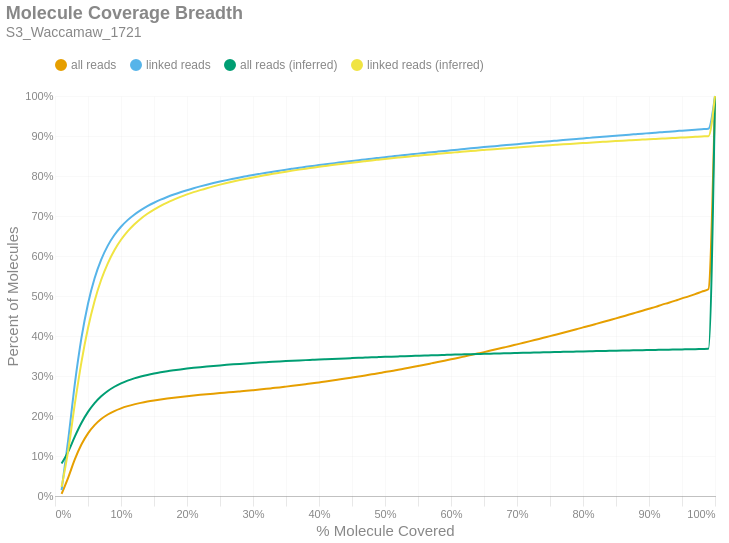

This figure's notebook cell:
### Markdown cell above
### Molecule Read Coverage
This chart shows molecule coverage breadth as computed by the number of bases aligned to that molecule. In other words, "*how much of each unique long molecule is actually sequenced/aligned?*" Keep in mind there is a distinction between sequences and alignments, since some sequences belonging to a particular molecule may not align well and wouldn't appear in the alignment data. This chart also shows molecule coverage breadth as computed by the *inferred fragment* from which the aligned sequences originate. Unlike read coverage, this calculation takes into account the total insert size, including unsequenced gaps between the forward and reverse reads. Like the previous figures, these are cumulative percents.

### Code cell
if SKIPLR:
    print_html(f"Skipped")
else:
    binned_df = consolidated_hist(valids['coverage_bp'], mask, 0.01, True)
    binned_df_inf = consolidated_hist(valids['coverage_inserts'], mask, 0.01, True)
    binned_df = binned_df.with_columns(pl.lit(binned_df_inf['all reads (cumsum)']).alias('all reads (inferred)'))
    binned_df = binned_df.with_columns(pl.lit(binned_df_inf['linked reads (cumsum)']).alias('linked reads (inferred)'))
    binned_df = binned_df.with_columns(
        (pl.col('bin').cast(pl.Float64) + 0.01).alias('right_edge')
    )

    with SafeRender(binned_df):
        (
            density_plot(binned_df, 'Molecule Coverage Breadth', samplename, 'molcov', ['all reads (inferred)','linked reads (inferred)'])
            .encode(
                #x=alt.X('bin:Q', title="% Molecule Covered").axis(format = '%').scale(padding=0),
                x=alt.X('right_edge:Q', title="% Molecule Covered").axis(format='%').scale(padding=0),
                y=alt.Y('value:Q', title='Percent of Molecules')
                    .axis(format='%')
                    .stack(False)
                    .scale(domainMin=0, padding=0),
                color=alt.Color("key:N").scale(domain = ["all reads", "linked reads", "all reads (inferred)", "linked reads (inferred)"]),
                tooltip = [
                    alt.Tooltip("key:N", title = "Data Type"),
                    alt.Tooltip("range_label:N", title="% Molecule Covered"),
                    alt.Tooltip("value:Q", format = ".2%", title="% Molecules")
                ]
            )
        ).display()

### Figure 1 — Vega-Lite specification as saved in the notebook (floating-point values rounded to 4 significant figures)
{"width": "container", "height": 400, "config": {"title": {"anchor": "start", "dy": -15, "fontSize": 18, "color": "#888888", "subtitleColor": "#888888", "subtitleFontSize": 14}, "arc": {"fill": "#0072B2"}, "axis": {"domainColor": "#888888", "domainWidth": 0.5, "gridWidth": 0.2, "grid": false, "titleFontWeight": 400, "titleFontSize": 15, "labelFontSize": 11, "labelColor": "#888888", "tickColor": "#888888", "tickWidth": 0.2, "titleColor": "#888888"}, "axisBand": {"grid": false}, "axisX": {"grid": true, "tickSize": 10, "domainCap": "round"}, "axisY": {"domain": false, "grid": true, "tickSize": 0, "domainCap": "round"}, "background": "transparent", "header": {"labelFontSize": 15, "labelColor": "#888888", "titleFontSize": 15, "titleFontWeight": 600, "titleColor": "#888888"}, "legend": {"labelFont": "sans-serif", "labelFontSize": 12, "labelColor": "#888888", "symbolSize": 100, "symbolType": "circle", "titleFontSize": 12, "titlePadding": 10, "titleColor": "#888888", "title": null, "orient": "top"}, "range": {"category": ["#E69F00", "#56B4E9", "#009E73", "#F0E442", "#0072B2", "#D55E00", "#CC79A7", "#000000"], "diverging": ["#cfe8f3", "#a2d4ec", "#73bfe2", "#46abdb", "#1696d2", "#12719e"]}, "area": {"fill": "#0072B2", "fillOpacity": 0.7, "line": true, "strokeOpacity": 0.7}, "line": {"color": "#0072B2", "stroke": "#0072B2", "strokeWidth": 2}, "trail": {"color": "#0072B2", "stroke": "#0072B2", "strokeWidth": 0, "size": 1}, "point": {"filled": true, "fillOpacity": 1.0, "size": 95}, "text": {"color": "#888888", "fontSize": 11, "align": "right", "fontWeight": 400, "size": 11}, "bar": {"fill": "#0072B2", "stroke": null}, "view": {"stroke": null, "continuousWidth": 660, "continuousHeight": 400}}, "data": {"name": "data-7b64eb7a2666eb6d0ceeaf35c2f76438"}, "mark": {"type": "line", "interpolate": "monotone", "point": {"opacity": 0, "size": 275}}, "encoding": {"color": {"field": "key", "scale": {"domain": ["all reads", "linked reads", "all reads (inferred)", "linked reads (inferred)"]}, "type": "nominal"}, "tooltip": [{"field": "key", "title": "Data Type", "type": "nominal"}, {"field": "range_label", "title": "% Molecule Covered", "type": "nominal"}, {"field": "value", "format": ".2%", "title": "% Molecules", "type": "quantitative"}], "x": {"axis": {"format": "%"}, "field": "right_edge", "scale": {"padding": 0}, "title": "% Molecule Covered", "type": "quantitative"}, "y": {"axis": {"format": "%"}, "field": "value", "scale": {"domainMin": 0, "padding": 0}, "stack": false, "title": "Percent of Molecules", "type": "quantitative"}}, "params": [{"name": "param_c36ac31b6afebe62", "select": {"type": "point", "fields": ["key"]}, "bind": "legend"}], "title": {"text": "Molecule Coverage Breadth", "subtitle": "S3_Waccamaw_1721"}, "transform": [{"fold": ["all reads (cumsum)", "linked reads (cumsum)", "all reads (inferred)", "linked reads (inferred)"]}, {"calculate": "replace(datum.key, ' (cumsum)', '')", "as": "key"}, {"filter": {"param": "param_c36ac31b6afebe62"}}], "usermeta": {"embedOptions": {"downloadFileName": "S3_Waccamaw_1721.molcov"}}, "$schema": "https://vega.github.io/schema/vega-lite/v6.1.0.json", "datasets": {"data-7b64eb7a2666eb6d0ceeaf35c2f76438": [{"bin": "0.0", "interval": "0.0-0.01", "all reads": 0.005071, "linked reads": 0.01462, "all reads (cumsum)": 0.005071, "linked reads (cumsum)": 0.01462, "range_label": "0.0-0.01", "all reads (inferred)": 0.08127, "linked reads (inferred)": 0.02282, "right_edge": 0.01}, {"bin": "0.01", "interval": "0.01-0.02", "all reads": 0.04099, "linked reads": 0.1255, "all reads (cumsum)": 0.04606, "linked reads (cumsum)": 0.1401, "range_label": "0.01-0.02", "all reads (inferred)": 0.111, "linked reads (inferred)": 0.1136, "right_edge": 0.02}, {"bin": "0.02", "interval": "0.02-0.03", "all reads": 0.04537, "linked reads": 0.1398, "all reads (cumsum)": 0.09143, "linked reads (cumsum)": 0.2799, "range_label": "0.02-0.03", "all reads (inferred)": 0.1485, "linked reads (inferred)": 0.2294, "right_edge": 0.03}, {"bin": "0.03", "interval": "0.03-0.04", "all reads": 0.03717, "linked reads": 0.1146, "all reads (cumsum)": 0.1286, "linked reads (cumsum)": 0.3945, "range_label": "0.03-0.04", "all reads (inferred)": 0.1824, "linked reads (inferred)": 0.3341, "right_edge": 0.04}, {"bin": "0.04", "interval": "0.04-0.05", "all reads": 0.02799, "linked reads": 0.08629, "all reads (cumsum)": 0.1566, "linked reads (cumsum)": 0.4808, "range_label": "0.04-0.05", "all reads (inferred)": 0.2102, "linked reads (inferred)": 0.4201, "right_edge": 0.05}, {"bin": "0.05", "interval": "0.05-0.06", "all reads": 0.02065, "linked reads": 0.06359, "all reads (cumsum)": 0.1772, "linked reads (cumsum)": 0.5444, "range_label": "0.05-0.06", "all reads (inferred)": 0.2321, "linked reads (inferred)": 0.4877, "right_edge": 0.06}, {"bin": "0.06", "interval": "0.06-0.07", "all reads": 0.01516, "linked reads": 0.04664, "all reads (cumsum)": 0.1924, "linked reads (cumsum)": 0.591, "range_label": "0.06-0.07", "all reads (inferred)": 0.2492, "linked reads (inferred)": 0.5406, "right_edge": 0.07}, {"bin": "0.07", "interval": "0.07-0.08", "all reads": 0.01135, "linked reads": 0.03488, "all reads (cumsum)": 0.2038, "linked reads (cumsum)": 0.6259, "range_label": "0.07-0.08", "all reads (inferred)": 0.2626, "linked reads (inferred)": 0.5818, "right_edge": 0.08}, {"bin": "0.08", "interval": "0.08-0.09", "all reads": 0.008664, "linked reads": 0.02655, "all reads (cumsum)": 0.2124, "linked reads (cumsum)": 0.6525, "range_label": "0.08-0.09", "all reads (inferred)": 0.2731, "linked reads (inferred)": 0.6144, "right_edge": 0.09}, {"bin": "0.09", "interval": "0.09-0.1", "all reads": 0.006772, "linked reads": 0.02072, "all reads (cumsum)": 0.2192, "linked reads (cumsum)": 0.6732, "range_label": "0.09-0.1", "all reads (inferred)": 0.2816, "linked reads (inferred)": 0.6406, "right_edge": 0.1}, {"bin": "0.1", "interval": "0.1-0.11", "all reads": 0.005413, "linked reads": 0.0165, "all reads (cumsum)": 0.2246, "linked reads (cumsum)": 0.6897, "range_label": "0.1-0.11", "all reads (inferred)": 0.2884, "linked reads (inferred)": 0.6616, "right_edge": 0.11}, {"bin": "0.11", "interval": "0.11-0.12", "all reads": 0.004437, "linked reads": 0.01349, "all reads (cumsum)": 0.229, "linked reads (cumsum)": 0.7032, "range_label": "0.11-0.12", "all reads (inferred)": 0.294, "linked reads (inferred)": 0.6789, "right_edge": 0.12}, {"bin": "0.12", "interval": "0.12-0.13", "all reads": 0.003775, "linked reads": 0.01146, "all reads (cumsum)": 0.2328, "linked reads (cumsum)": 0.7146, "range_label": "0.12-0.13", "all reads (inferred)": 0.2987, "linked reads (inferred)": 0.6934, "right_edge": 0.13}, {"bin": "0.13", "interval": "0.13-0.14", "all reads": 0.003282, "linked reads": 0.009946, "all reads (cumsum)": 0.2361, "linked reads (cumsum)": 0.7246, "range_label": "0.13-0.14", "all reads (inferred)": 0.3027, "linked reads (inferred)": 0.7056, "right_edge": 0.14}, {"bin": "0.14", "interval": "0.14-0.15", "all reads": 0.002841, "linked reads": 0.008564, "all reads (cumsum)": 0.2389, "linked reads (cumsum)": 0.7332, "range_label": "0.14-0.15", "all reads (inferred)": 0.3062, "linked reads (inferred)": 0.7162, "right_edge": 0.15}, {"bin": "0.15", "interval": "0.15-0.16", "all reads": 0.002548, "linked reads": 0.007621, "all reads (cumsum)": 0.2415, "linked reads (cumsum)": 0.7408, "range_label": "0.15-0.16", "all reads (inferred)": 0.3092, "linked reads (inferred)": 0.7254, "right_edge": 0.16}, {"bin": "0.16", "interval": "0.16-0.17", "all reads": 0.002281, "linked reads": 0.006781, "all reads (cumsum)": 0.2438, "linked reads (cumsum)": 0.7476, "range_label": "0.16-0.17", "all reads (inferred)": 0.3119, "linked reads (inferred)": 0.7337, "right_edge": 0.17}, {"bin": "0.17", "interval": "0.17-0.18", "all reads": 0.002069, "linked reads": 0.00609, "all reads (cumsum)": 0.2458, "linked reads (cumsum)": 0.7536, "range_label": "0.17-0.18", "all reads (inferred)": 0.3142, "linked reads (inferred)": 0.7409, "right_edge": 0.18}, {"bin": "0.18", "interval": "0.18-0.19", "all reads": 0.00193, "linked reads": 0.005639, "all reads (cumsum)": 0.2478, "linked reads (cumsum)": 0.7593, "range_label": "0.18-0.19", "all reads (inferred)": 0.3165, "linked reads (inferred)": 0.7477, "right_edge": 0.19}, {"bin": "0.19", "interval": "0.19-0.2", "all reads": 0.001811, "linked reads": 0.005252, "all reads (cumsum)": 0.2496, "linked reads (cumsum)": 0.7645, "range_label": "0.19-0.2", "all reads (inferred)": 0.3185, "linked reads (inferred)": 0.754, "right_edge": 0.2}, {"bin": "0.2", "interval": "0.2-0.21", "all reads": 0.001714, "linked reads": 0.00493, "all reads (cumsum)": 0.2513, "linked reads (cumsum)": 0.7695, "range_label": "0.2-0.21", "all reads (inferred)": 0.3203, "linked reads (inferred)": 0.7596, "right_edge": 0.21}, {"bin": "0.21", "interval": "0.21-0.22", "all reads": 0.001607, "linked reads": 0.004527, "all reads (cumsum)": 0.2529, "linked reads (cumsum)": 0.774, "range_label": "0.21-0.22", "all reads (inferred)": 0.322, "linked reads (inferred)": 0.7647, "right_edge": 0.22}, {"bin": "0.22", "interval": "0.22-0.23", "all reads": 0.001549, "linked reads": 0.00428, "all reads (cumsum)": 0.2544, "linked reads (cumsum)": 0.7783, "range_label": "0.22-0.23", "all reads (inferred)": 0.3236, "linked reads (inferred)": 0.7696, "right_edge": 0.23}, {"bin": "0.23", "interval": "0.23-0.24", "all reads": 0.001471, "linked reads": 0.004025, "all reads (cumsum)": 0.2559, "linked reads (cumsum)": 0.7823, "range_label": "0.23-0.24", "all reads (inferred)": 0.3251, "linked reads (inferred)": 0.7741, "right_edge": 0.24}, {"bin": "0.24", "interval": "0.24-0.25", "all reads": 0.001417, "linked reads": 0.003794, "all reads (cumsum)": 0.2573, "linked reads (cumsum)": 0.7861, "range_label": "0.24-0.25", "all reads (inferred)": 0.3265, "linked reads (inferred)": 0.7784, "right_edge": 0.25}, {"bin": "0.25", "interval": "0.25-0.26", "all reads": 0.001367, "linked reads": 0.00358, "all reads (cumsum)": 0.2587, "linked reads (cumsum)": 0.7897, "range_label": "0.25-0.26", "all reads (inferred)": 0.3278, "linked reads (inferred)": 0.7824, "right_edge": 0.26}, {"bin": "0.26", "interval": "0.26-0.27", "all reads": 0.001369, "linked reads": 0.003427, "all reads (cumsum)": 0.2601, "linked reads (cumsum)": 0.7931, "range_label": "0.26-0.27", "all reads (inferred)": 0.3291, "linked reads (inferred)": 0.7862, "right_edge": 0.27}, {"bin": "0.27", "interval": "0.27-0.28", "all reads": 0.001443, "linked reads": 0.003308, "all reads (cumsum)": 0.2615, "linked reads (cumsum)": 0.7964, "range_label": "0.27-0.28", "all reads (inferred)": 0.3302, "linked reads (inferred)": 0.7898, "right_edge": 0.28}, {"bin": "0.28", "interval": "0.28-0.29", "all reads": 0.001467, "linked reads": 0.003061, "all reads (cumsum)": 0.263, "linked reads (cumsum)": 0.7995, "range_label": "0.28-0.29", "all reads (inferred)": 0.3314, "linked reads (inferred)": 0.7932, "right_edge": 0.29}, {"bin": "0.29", "interval": "0.29-0.3", "all reads": 0.00157, "linked reads": 0.003046, "all reads (cumsum)": 0.2646, "linked reads (cumsum)": 0.8025, "range_label": "0.29-0.3", "all reads (inferred)": 0.3324, "linked reads (inferred)": 0.7964, "right_edge": 0.3}, {"bin": "0.3", "interval": "0.3-0.31", "all reads": 0.001615, "linked reads": 0.002827, "all reads (cumsum)": 0.2662, "linked reads (cumsum)": 0.8053, "range_label": "0.3-0.31", "all reads (inferred)": 0.3335, "linked reads (inferred)": 0.7995, "right_edge": 0.31}, {"bin": "0.31", "interval": "0.31-0.32", "all reads": 0.001711, "linked reads": 0.002754, "all reads (cumsum)": 0.2679, "linked reads (cumsum)": 0.8081, "range_label": "0.31-0.32", "all reads (inferred)": 0.3344, "linked reads (inferred)": 0.8025, "right_edge": 0.32}, {"bin": "0.32", "interval": "0.32-0.33", "all reads": 0.001828, "linked reads": 0.002735, "all reads (cumsum)": 0.2697, "linked reads (cumsum)": 0.8108, "range_label": "0.32-0.33", "all reads (inferred)": 0.3354, "linked reads (inferred)": 0.8054, "right_edge": 0.33}, {"bin": "0.33", "interval": "0.33-0.34", "all reads": 0.00181, "linked reads": 0.002526, "all reads (cumsum)": 0.2715, "linked reads (cumsum)": 0.8134, "range_label": "0.33-0.34", "all reads (inferred)": 0.3363, "linked reads (inferred)": 0.8082, "right_edge": 0.34}, {"bin": "0.34", "interval": "0.34-0.35", "all reads": 0.001934, "linked reads": 0.002507, "all reads (cumsum)": 0.2735, "linked reads (cumsum)": 0.8159, "range_label": "0.34-0.35", "all reads (inferred)": 0.3372, "linked reads (inferred)": 0.8108, "right_edge": 0.35}, {"bin": "0.35", "interval": "0.35-0.36", "all reads": 0.001969, "linked reads": 0.002357, "all reads (cumsum)": 0.2754, "linked reads (cumsum)": 0.8182, "range_label": "0.35-0.36", "all reads (inferred)": 0.3381, "linked reads (inferred)": 0.8134, "right_edge": 0.36}, {"bin": "0.36", "interval": "0.36-0.37", "all reads": 0.002025, "linked reads": 0.002305, "all reads (cumsum)": 0.2774, "linked reads (cumsum)": 0.8205, "range_label": "0.36-0.37", "all reads (inferred)": 0.3389, "linked reads (inferred)": 0.8159, "right_edge": 0.37}, {"bin": "0.37", "interval": "0.37-0.38", "all reads": 0.002125, "linked reads": 0.002339, "all reads (cumsum)": 0.2796, "linked reads (cumsum)": 0.8229, "range_label": "0.37-0.38", "all reads (inferred)": 0.3397, "linked reads (inferred)": 0.8183, "right_edge": 0.38}, {"bin": "0.38", "interval": "0.38-0.39", "all reads": 0.002171, "linked reads": 0.002214, "all reads (cumsum)": 0.2817, "linked reads (cumsum)": 0.8251, "range_label": "0.38-0.39", "all reads (inferred)": 0.3405, "linked reads (inferred)": 0.8206, "right_edge": 0.39}, {"bin": "0.39", "interval": "0.39-0.4", "all reads": 0.002284, "linked reads": 0.00223, "all reads (cumsum)": 0.284, "linked reads (cumsum)": 0.8273, "range_label": "0.39-0.4", "all reads (inferred)": 0.3412, "linked reads (inferred)": 0.823, "right_edge": 0.4}, {"bin": "0.4", "interval": "0.4-0.41", "all reads": 0.002254, "linked reads": 0.002085, "all reads (cumsum)": 0.2863, "linked reads (cumsum)": 0.8294, "range_label": "0.4-0.41", "all reads (inferred)": 0.342, "linked reads (inferred)": 0.8251, "right_edge": 0.41}, {"bin": "0.41", "interval": "0.41-0.42", "all reads": 0.002372, "linked reads": 0.002063, "all reads (cumsum)": 0.2887, "linked reads (cumsum)": 0.8315, "range_label": "0.41-0.42", "all reads (inferred)": 0.3427, "linked reads (inferred)": 0.8273, "right_edge": 0.42}, {"bin": "0.42", "interval": "0.42-0.43", "all reads": 0.002445, "linked reads": 0.002064, "all reads (cumsum)": 0.2911, "linked reads (cumsum)": 0.8335, "range_label": "0.42-0.43", "all reads (inferred)": 0.3434, "linked reads (inferred)": 0.8293, "right_edge": 0.43}, {"bin": "0.43", "interval": "0.43-0.44", "all reads": 0.002466, "linked reads": 0.002029, "all reads (cumsum)": 0.2936, "linked reads (cumsum)": 0.8355, "range_label": "0.43-0.44", "all reads (inferred)": 0.344, "linked reads (inferred)": 0.8314, "right_edge": 0.44}, {"bin": "0.44", "interval": "0.44-0.45", "all reads": 0.002572, "linked reads": 0.001972, "all reads (cumsum)": 0.2961, "linked reads (cumsum)": 0.8375, "range_label": "0.44-0.45", "all reads (inferred)": 0.3447, "linked reads (inferred)": 0.8333, "right_edge": 0.45}, {"bin": "0.45", "interval": "0.45-0.46", "all reads": 0.002611, "linked reads": 0.001933, "all reads (cumsum)": 0.2987, "linked reads (cumsum)": 0.8395, "range_label": "0.45-0.46", "all reads (inferred)": 0.3454, "linked reads (inferred)": 0.8353, "right_edge": 0.46}, {"bin": "0.46", "interval": "0.46-0.47", "all reads": 0.002619, "linked reads": 0.001895, "all reads (cumsum)": 0.3014, "linked reads (cumsum)": 0.8413, "range_label": "0.46-0.47", "all reads (inferred)": 0.346, "linked reads (inferred)": 0.8371, "right_edge": 0.47}, {"bin": "0.47", "interval": "0.47-0.48", "all reads": 0.002794, "linked reads": 0.001945, "all reads (cumsum)": 0.3042, "linked reads (cumsum)": 0.8433, "range_label": "0.47-0.48", "all reads (inferred)": 0.3466, "linked reads (inferred)": 0.839, "right_edge": 0.48}, {"bin": "0.48", "interval": "0.48-0.49", "all reads": 0.002728, "linked reads": 0.001916, "all reads (cumsum)": 0.3069, "linked reads (cumsum)": 0.8452, "range_label": "0.48-0.49", "all reads (inferred)": 0.3472, "linked reads (inferred)": 0.8408, "right_edge": 0.49}, {"bin": "0.49", "interval": "0.49-0.5", "all reads": 0.00304, "linked reads": 0.001913, "all reads (cumsum)": 0.3099, "linked reads (cumsum)": 0.8471, "range_label": "0.49-0.5", "all reads (inferred)": 0.3478, "linked reads (inferred)": 0.8427, "right_edge": 0.5}, {"bin": "0.5", "interval": "0.5-0.51", "all reads": 0.002698, "linked reads": 0.00175, "all reads (cumsum)": 0.3126, "linked reads (cumsum)": 0.8489, "range_label": "0.5-0.51", "all reads (inferred)": 0.3484, "linked reads (inferred)": 0.8444, "right_edge": 0.51}, {"bin": "0.51", "interval": "0.51-0.52", "all reads": 0.003092, "linked reads": 0.001876, "all reads (cumsum)": 0.3157, "linked reads (cumsum)": 0.8507, "range_label": "0.51-0.52", "all reads (inferred)": 0.349, "linked reads (inferred)": 0.8461, "right_edge": 0.52}, {"bin": "0.52", "interval": "0.52-0.53", "all reads": 0.003013, "linked reads": 0.001728, "all reads (cumsum)": 0.3187, "linked reads (cumsum)": 0.8525, "range_label": "0.52-0.53", "all reads (inferred)": 0.3496, "linked reads (inferred)": 0.8477, "right_edge": 0.53}, {"bin": "0.53", "interval": "0.53-0.54", "all reads": 0.003134, "linked reads": 0.001752, "all reads (cumsum)": 0.3219, "linked reads (cumsum)": 0.8542, "range_label": "0.53-0.54", "all reads (inferred)": 0.3501, "linked reads (inferred)": 0.8493, "right_edge": 0.54}, {"bin": "0.54", "interval": "0.54-0.55", "all reads": 0.003117, "linked reads": 0.001719, "all reads (cumsum)": 0.325, "linked reads (cumsum)": 0.8559, "range_label": "0.54-0.55", "all reads (inferred)": 0.3506, "linked reads (inferred)": 0.8508, "right_edge": 0.55}, {"bin": "0.55", "interval": "0.55-0.56", "all reads": 0.003252, "linked reads": 0.00165, "all reads (cumsum)": 0.3282, "linked reads (cumsum)": 0.8576, "range_label": "0.55-0.56", "all reads (inferred)": 0.3511, "linked reads (inferred)": 0.8524, "right_edge": 0.56}, {"bin": "0.56", "interval": "0.56-0.57", "all reads": 0.003294, "linked reads": 0.00172, "all reads (cumsum)": 0.3315, "linked reads (cumsum)": 0.8593, "range_label": "0.56-0.57", "all reads (inferred)": 0.3516, "linked reads (inferred)": 0.8539, "right_edge": 0.57}, {"bin": "0.57", "interval": "0.57-0.58", "all reads": 0.003306, "linked reads": 0.001646, "all reads (cumsum)": 0.3348, "linked reads (cumsum)": 0.861, "range_label": "0.57-0.58", "all reads (inferred)": 0.3522, "linked reads (inferred)": 0.8554, "right_edge": 0.58}, {"bin": "0.58", "interval": "0.58-0.59", "all reads": 0.003386, "linked reads": 0.001618, "all reads (cumsum)": 0.3382, "linked reads (cumsum)": 0.8626, "range_label": "0.58-0.59", "all reads (inferred)": 0.3527, "linked reads (inferred)": 0.8568, "right_edge": 0.59}, {"bin": "0.59", "interval": "0.59-0.6", "all reads": 0.003516, "linked reads": 0.001654, "all reads (cumsum)": 0.3417, "linked reads (cumsum)": 0.8642, "range_label": "0.59-0.6", "all reads (inferred)": 0.3532, "linked reads (inferred)": 0.8583, "right_edge": 0.6}, {"bin": "0.6", "interval": "0.6-0.61", "all reads": 0.003369, "linked reads": 0.001589, "all reads (cumsum)": 0.3451, "linked reads (cumsum)": 0.8658, "range_label": "0.6-0.61", "all reads (inferred)": 0.3536, "linked reads (inferred)": 0.8596, "right_edge": 0.61}, {"bin": "0.61", "interval": "0.61-0.62", "all reads": 0.003612, "linked reads": 0.001649, "all reads (cumsum)": 0.3487, "linked reads (cumsum)": 0.8675, "range_label": "0.61-0.62", "all reads (inferred)": 0.3541, "linked reads (inferred)": 0.861, "right_edge": 0.62}, {"bin": "0.62", "interval": "0.62-0.63", "all reads": 0.003659, "linked reads": 0.001625, "all reads (cumsum)": 0.3524, "linked reads (cumsum)": 0.8691, "range_label": "0.62-0.63", "all reads (inferred)": 0.3546, "linked reads (inferred)": 0.8624, "right_edge": 0.63}, {"bin": "0.63", "interval": "0.63-0.64", "all reads": 0.003673, "linked reads": 0.001583, "all reads (cumsum)": 0.3561, "linked reads (cumsum)": 0.8707, "range_label": "0.63-0.64", "all reads (inferred)": 0.355, "linked reads (inferred)": 0.8637, "right_edge": 0.64}, {"bin": "0.64", "interval": "0.64-0.65", "all reads": 0.003679, "linked reads": 0.001558, "all reads (cumsum)": 0.3597, "linked reads (cumsum)": 0.8722, "range_label": "0.64-0.65", "all reads (inferred)": 0.3555, "linked reads (inferred)": 0.865, "right_edge": 0.65}, {"bin": "0.65", "interval": "0.65-0.66", "all reads": 0.003854, "linked reads": 0.001512, "all reads (cumsum)": 0.3636, "linked reads (cumsum)": 0.8738, "range_label": "0.65-0.66", "all reads (inferred)": 0.3559, "linked reads (inferred)": 0.8663, "right_edge": 0.66}, {"bin": "0.66", "interval": "0.66-0.67", "all reads": 0.003765, "linked reads": 0.001474, "all reads (cumsum)": 0.3673, "linked reads (cumsum)": 0.8752, "range_label": "0.66-0.67", "all reads (inferred)": 0.3563, "linked reads (inferred)": 0.8676, "right_edge": 0.67}, {"bin": "0.67", "interval": "0.67-0.68", "all reads": 0.003854, "linked reads": 0.001479, "all reads (cumsum)": 0.3712, "linked reads (cumsum)": 0.8767, "range_label": "0.67-0.68", "all reads (inferred)": 0.3568, "linked reads (inferred)": 0.8688, "right_edge": 0.68}, {"bin": "0.68", "interval": "0.68-0.69", "all reads": 0.003881, "linked reads": 0.001477, "all reads (cumsum)": 0.3751, "linked reads (cumsum)": 0.8782, "range_label": "0.68-0.69", "all reads (inferred)": 0.3572, "linked reads (inferred)": 0.87, "right_edge": 0.69}, {"bin": "0.69", "interval": "0.69-0.7", "all reads": 0.004032, "linked reads": 0.001495, "all reads (cumsum)": 0.3791, "linked reads (cumsum)": 0.8797, "range_label": "0.69-0.7", "all reads (inferred)": 0.3576, "linked reads (inferred)": 0.8712, "right_edge": 0.7}, {"bin": "0.7", "interval": "0.7-0.71", "all reads": 0.003958, "linked reads": 0.00147, "all reads (cumsum)": 0.3831, "linked reads (cumsum)": 0.8811, "range_label": "0.7-0.71", "all reads (inferred)": 0.358, "linked reads (inferred)": 0.8724, "right_edge": 0.71}, {"bin": "0.71", "interval": "0.71-0.72", "all reads": 0.004063, "linked reads": 0.001472, "all reads (cumsum)": 0.3871, "linked reads (cumsum)": 0.8826, "range_label": "0.71-0.72", "all reads (inferred)": 0.3584, "linked reads (inferred)": 0.8736, "right_edge": 0.72}, {"bin": "0.72", "interval": "0.72-0.73", "all reads": 0.004144, "linked reads": 0.00146, "all reads (cumsum)": 0.3913, "linked reads (cumsum)": 0.8841, "range_label": "0.72-0.73", "all reads (inferred)": 0.3588, "linked reads (inferred)": 0.8747, "right_edge": 0.73}, {"bin": "0.73", "interval": "0.73-0.74", "all reads": 0.004141, "linked reads": 0.001428, "all reads (cumsum)": 0.3954, "linked reads (cumsum)": 0.8855, "range_label": "0.73-0.74", "all reads (inferred)": 0.3592, "linked reads (inferred)": 0.8758, "right_edge": 0.74}, {"bin": "0.74", "interval": "0.74-0.75", "all reads": 0.004344, "linked reads": 0.001487, "all reads (cumsum)": 0.3998, "linked reads (cumsum)": 0.887, "range_label": "0.74-0.75", "all reads (inferred)": 0.3596, "linked reads (inferred)": 0.877, "right_edge": 0.75}, {"bin": "0.75", "interval": "0.75-0.76", "all reads": 0.004089, "linked reads": 0.001366, "all reads (cumsum)": 0.4039, "linked reads (cumsum)": 0.8884, "range_label": "0.75-0.76", "all reads (inferred)": 0.36, "linked reads (inferred)": 0.8781, "right_edge": 0.76}, {"bin": "0.76", "interval": "0.76-0.77", "all reads": 0.004313, "linked reads": 0.001387, "all reads (cumsum)": 0.4082, "linked reads (cumsum)": 0.8897, "range_label": "0.76-0.77", "all reads (inferred)": 0.3604, "linked reads (inferred)": 0.8792, "right_edge": 0.77}, {"bin": "0.77", "interval": "0.77-0.78", "all reads": 0.004337, "linked reads": 0.001397, "all reads (cumsum)": 0.4125, "linked reads (cumsum)": 0.8911, "range_label": "0.77-0.78", "all reads (inferred)": 0.3607, "linked reads (inferred)": 0.8802, "right_edge": 0.78}, {"bin": "0.78", "interval": "0.78-0.79", "all reads": 0.004375, "linked reads": 0.001416, "all reads (cumsum)": 0.4169, "linked reads (cumsum)": 0.8926, "range_label": "0.78-0.79", "all reads (inferred)": 0.3611, "linked reads (inferred)": 0.8812, "right_edge": 0.79}, {"bin": "0.79", "interval": "0.79-0.8", "all reads": 0.004661, "linked reads": 0.001435, "all reads (cumsum)": 0.4215, "linked reads (cumsum)": 0.894, "range_label": "0.79-0.8", "all reads (inferred)": 0.3615, "linked reads (inferred)": 0.8823, "right_edge": 0.8}, {"bin": "0.8", "interval": "0.8-0.81", "all reads": 0.004274, "linked reads": 0.001323, "all reads (cumsum)": 0.4258, "linked reads (cumsum)": 0.8953, "range_label": "0.8-0.81", "all reads (inferred)": 0.3618, "linked reads (inferred)": 0.8833, "right_edge": 0.81}, {"bin": "0.81", "interval": "0.81-0.82", "all reads": 0.004491, "linked reads": 0.001388, "all reads (cumsum)": 0.4303, "linked reads (cumsum)": 0.8967, "range_label": "0.81-0.82", "all reads (inferred)": 0.3622, "linked reads (inferred)": 0.8844, "right_edge": 0.82}, {"bin": "0.82", "interval": "0.82-0.83", "all reads": 0.00456, "linked reads": 0.001288, "all reads (cumsum)": 0.4349, "linked reads (cumsum)": 0.898, "range_label": "0.82-0.83", "all reads (inferred)": 0.3625, "linked reads (inferred)": 0.8853, "right_edge": 0.83}, {"bin": "0.83", "interval": "0.83-0.84", "all reads": 0.004638, "linked reads": 0.001348, "all reads (cumsum)": 0.4395, "linked reads (cumsum)": 0.8993, "range_label": "0.83-0.84", "all reads (inferred)": 0.3629, "linked reads (inferred)": 0.8863, "right_edge": 0.84}, {"bin": "0.84", "interval": "0.84-0.85", "all reads": 0.004604, "linked reads": 0.001323, "all reads (cumsum)": 0.4441, "linked reads (cumsum)": 0.9007, "range_label": "0.84-0.85", "all reads (inferred)": 0.3632, "linked reads (inferred)": 0.8873, "right_edge": 0.85}, {"bin": "0.85", "interval": "0.85-0.86", "all reads": 0.004761, "linked reads": 0.001348, "all reads (cumsum)": 0.4489, "linked reads (cumsum)": 0.902, "range_label": "0.85-0.86", "all reads (inferred)": 0.3636, "linked reads (inferred)": 0.8882, "right_edge": 0.86}, {"bin": "0.86", "interval": "0.86-0.87", "all reads": 0.004702, "linked reads": 0.001306, "all reads (cumsum)": 0.4536, "linked reads (cumsum)": 0.9033, "range_label": "0.86-0.87", "all reads (inferred)": 0.3639, "linked reads (inferred)": 0.8891, "right_edge": 0.87}, {"bin": "0.87", "interval": "0.87-0.88", "all reads": 0.004885, "linked reads": 0.001283, "all reads (cumsum)": 0.4585, "linked reads (cumsum)": 0.9046, "range_label": "0.87-0.88", "all reads (inferred)": 0.3642, "linked reads (inferred)": 0.8901, "right_edge": 0.88}, {"bin": "0.88", "interval": "0.88-0.89", "all reads": 0.004804, "linked reads": 0.00128, "all reads (cumsum)": 0.4633, "linked reads (cumsum)": 0.9059, "range_label": "0.88-0.89", "all reads (inferred)": 0.3645, "linked reads (inferred)": 0.891, "right_edge": 0.89}, {"bin": "0.89", "interval": "0.89-0.9", "all reads": 0.004927, "linked reads": 0.001235, "all reads (cumsum)": 0.4682, "linked reads (cumsum)": 0.9071, "range_label": "0.89-0.9", "all reads (inferred)": 0.3649, "linked reads (inferred)": 0.8919, "right_edge": 0.9}, {"bin": "0.9", "interval": "0.9-0.91", "all reads": 0.004729, "linked reads": 0.001256, "all reads (cumsum)": 0.4729, "linked reads (cumsum)": 0.9084, "range_label": "0.9-0.91", "all reads (inferred)": 0.3652, "linked reads (inferred)": 0.8927, "right_edge": 0.91}, {"bin": "0.91", "interval": "0.91-0.92", "all reads": 0.005425, "linked reads": 0.001271, "all reads (cumsum)": 0.4783, "linked reads (cumsum)": 0.9096, "range_label": "0.91-0.92", "all reads (inferred)": 0.3655, "linked reads (inferred)": 0.8936, "right_edge": 0.92}, {"bin": "0.92", "interval": "0.92-0.93", "all reads": 0.004757, "linked reads": 0.001269, "all reads (cumsum)": 0.4831, "linked reads (cumsum)": 0.9109, "range_label": "0.92-0.93", "all reads (inferred)": 0.3658, "linked reads (inferred)": 0.8944, "right_edge": 0.93}, {"bin": "0.93", "interval": "0.93-0.94", "all reads": 0.005229, "linked reads": 0.001214, "all reads (cumsum)": 0.4883, "linked reads (cumsum)": 0.9121, "range_label": "0.93-0.94", "all reads (inferred)": 0.3661, "linked reads (inferred)": 0.8953, "right_edge": 0.94}, {"bin": "0.94", "interval": "0.94-0.95", "all reads": 0.005712, "linked reads": 0.001259, "all reads (cumsum)": 0.494, "linked reads (cumsum)": 0.9134, "range_label": "0.94-0.95", "all reads (inferred)": 0.3665, "linked reads (inferred)": 0.8962, "right_edge": 0.95}, {"bin": "0.95", "interval": "0.95-0.96", "all reads": 0.004922, "linked reads": 0.001237, "all reads (cumsum)": 0.499, "linked reads (cumsum)": 0.9146, "range_label": "0.95-0.96", "all reads (inferred)": 0.3668, "linked reads (inferred)": 0.897, "right_edge": 0.96}, {"bin": "0.96", "interval": "0.96-0.97", "all reads": 0.005725, "linked reads": 0.001199, "all reads (cumsum)": 0.5047, "linked reads (cumsum)": 0.9158, "range_label": "0.96-0.97", "all reads (inferred)": 0.3672, "linked reads (inferred)": 0.8979, "right_edge": 0.97}, {"bin": "0.97", "interval": "0.97-0.98", "all reads": 0.006235, "linked reads": 0.001174, "all reads (cumsum)": 0.5109, "linked reads (cumsum)": 0.917, "range_label": "0.97-0.98", "all reads (inferred)": 0.3676, "linked reads (inferred)": 0.8989, "right_edge": 0.98}, {"bin": "0.98", "interval": "0.98-0.99", "all reads": 0.006005, "linked reads": 0.001249, "all reads (cumsum)": 0.5169, "linked reads (cumsum)": 0.9182, "range_label": "0.98-0.99", "all reads (inferred)": 0.3679, "linked reads (inferred)": 0.8995, "right_edge": 0.99}, {"bin": "0.99", "interval": "0.99-1.0", "all reads": 0.4831, "linked reads": 0.08175, "all reads (cumsum)": 1.0, "linked reads (cumsum)": 1.0, "range_label": "0.99-1.0", "all reads (inferred)": 1.0, "linked reads (inferred)": 1.0, "right_edge": 1.0}]}}
